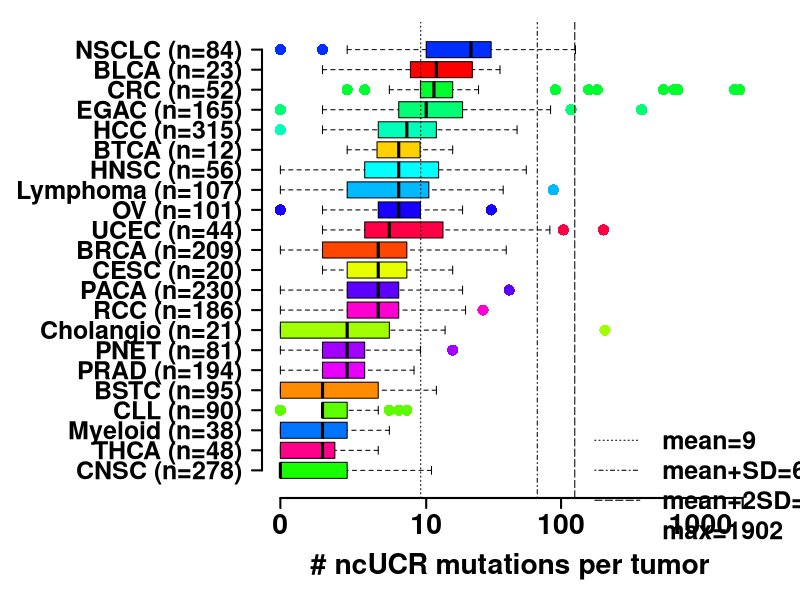

The R source for this figure:
# R v4.3.2

x <- read.table("data_fig1d.txt", sep="\t", quote="\"", head=T, check.names=F)

number <- x$count_UCE_noncoding
group <- x$type

group<-factor(group)

m<-mean(number)
s<-sd(number)
max<-max(number)
p <- c(m, m+s, m+2*s)

col<-rainbow(length(levels(group)))

# by median
median <- tapply(number, group, median)
o <- order(-median, levels(group), decreasing=T)
group <- factor(group, levels=levels(group)[o])
col <- col[o]
labels <- levels(group)

scale <- function (v) log(1+v)


pdf("fig1d.pdf", width=12, height=10)

par(mar=c(5,13,1,2)+.1, font=2)

boxplot(scale(number)~group, horizontal=T, cex=1.5, axes=F, ann=FALSE, outpch=16, boxfill=col, outcol=col)

at <- c(0, 10, 100, 1000, 2000)  #noncoding

axis(1, at=scale(at), labels=at, font.axis=2, lwd=2, cex.axis=1.7)
axis(2, at=seq(labels), labels=rep("", length(labels)), las=1, font.axis=2, lwd=2, cex.axis=1.5)

mtext(paste0(labels," (n=", table(group), ")"), side=2, line=1, at=seq(labels), las=1, cex=1.5)
mtext("# ncUCR mutations per tumor", side=1, line=3, las=1, cex=1.7)

abline(v=scale(p), lty=c("dotted", "dotdash","longdash"), lwd=1)

legend(4.8, 4, lty=c("dotted", "dotdash","longdash", "blank"),
    legend=paste0(c("mean=", "mean+SD=", "mean+2SD=", "max="),
        formatC(c(p,max), format="f", digits=0)),
    lwd=1, cex=1.5, bty="n", xpd=NA
)		

dev.off()

